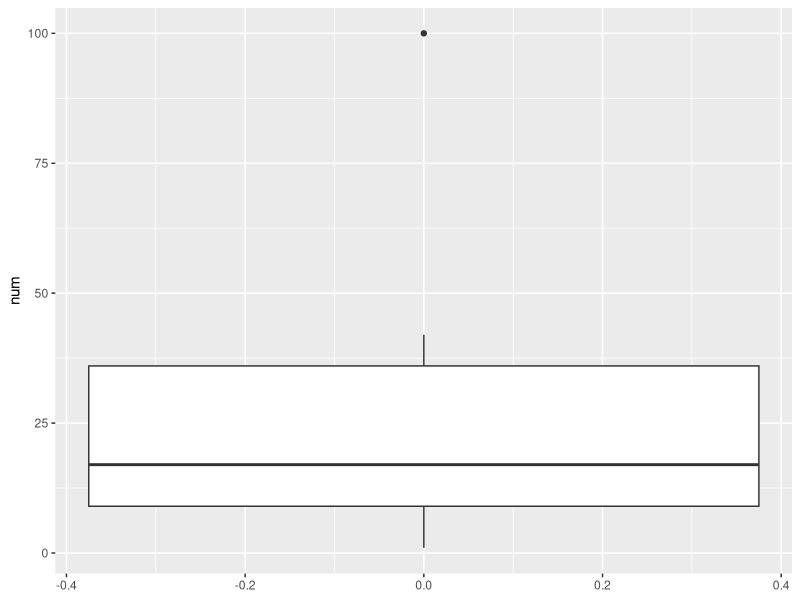
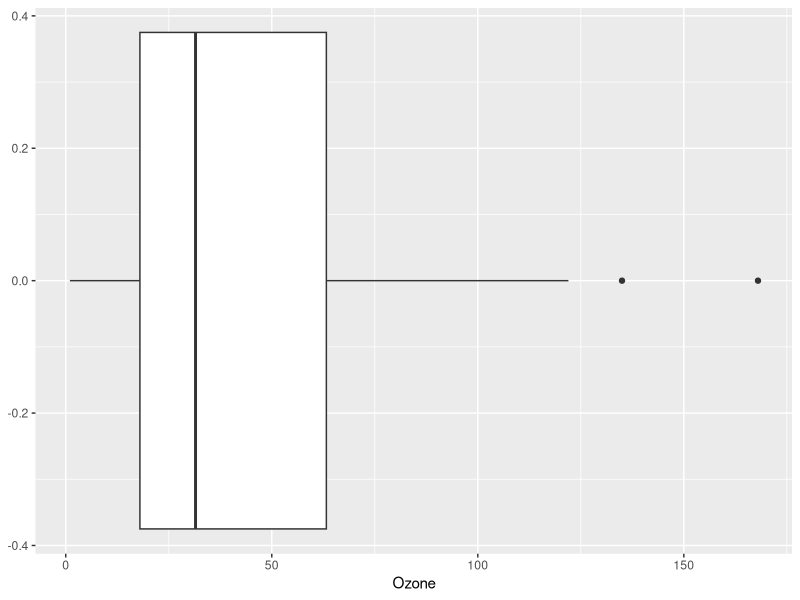
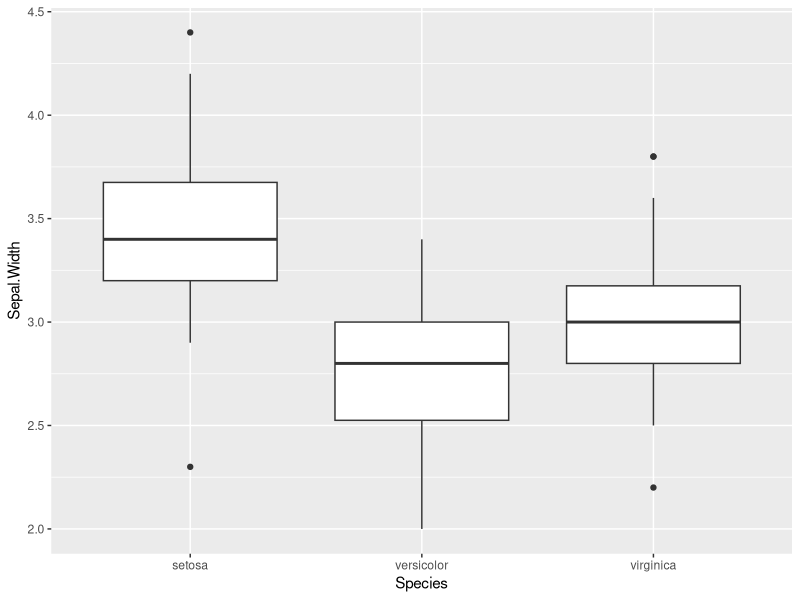
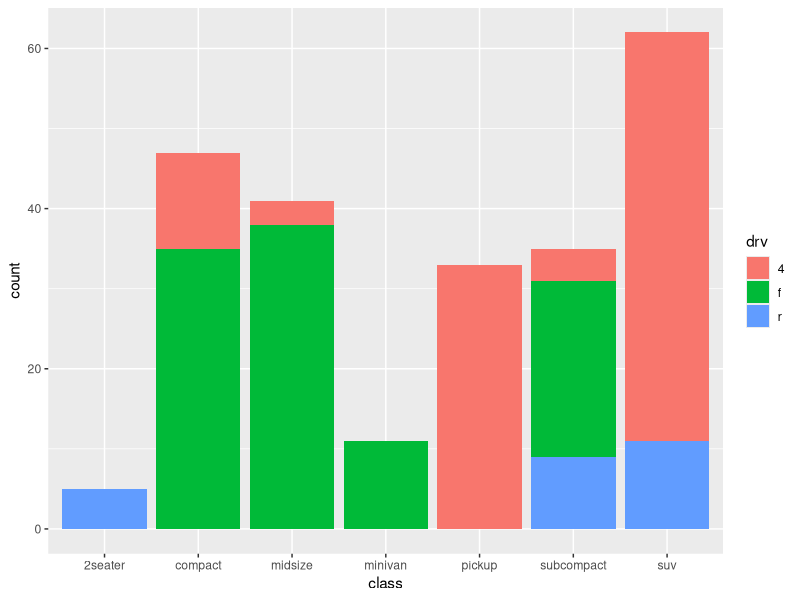
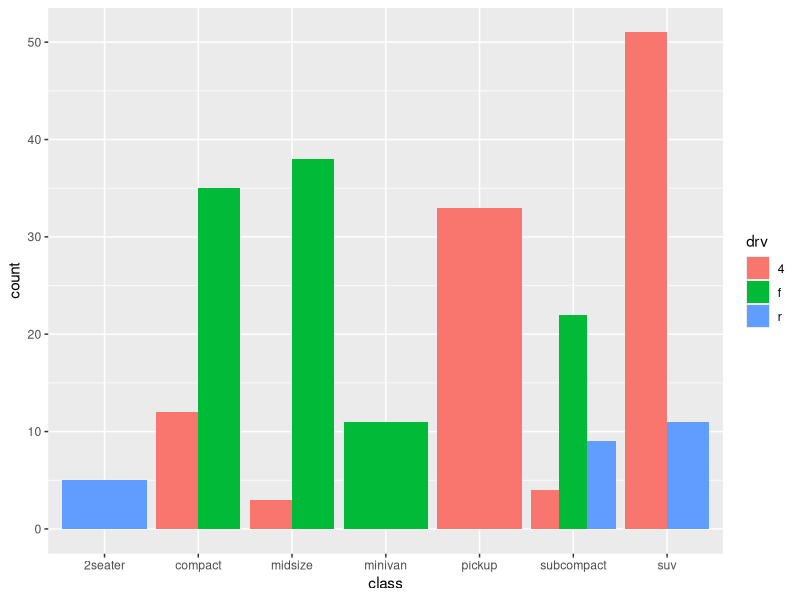

These figures' R source, in order:
summary(iris)
View(airquality)
is.na(c(1,2,3,NA,5))
c(1,"a")
c(1,TRUE)
as.numeric(TRUE)
as.numeric(c(TRUE, FALSE))
#get the NAs in airquality$Ozone
is.na(airquality$Ozone)
#get the number of NAs in airquality$Ozone
sum(is.na(airquality$Ozone))

# from February 8:
library(ggplot2)
c(36, 42, 100, 28, 17, 12, 9, 4, 1)
x <- c(36, 42, 100, 28, 17, 12, 9, 4, 1)
x
sort(x)
median(x)
quantile(x)
36-9
IQR(x)
36 + 1.5*IQR(x)
9 - 1.5*IQR(x)
data.frame(num=x)
mydata <- data.frame(num=x)
ggplot(data=mydata) + geom_boxplot(mapping = aes(y=num))
ggplot(data=airquality) + geom_boxplot(mapping = aes(x=Ozone))
sort(airquality$Ozone)
ggplot(data=iris) + geom_boxplot(mapping=aes(y=Sepal.Width, x=Species))
str(iris)
class(iris$Species)
ggplot(data=mpg)+ geom_bar(mapping = aes(x=class, fill=drv))
ggplot(data=mpg)+ geom_bar(mapping = aes(x=class, fill=drv), position = "dodge")
str(airquality)
help("airquality")
airquality
ncol(airquality)
